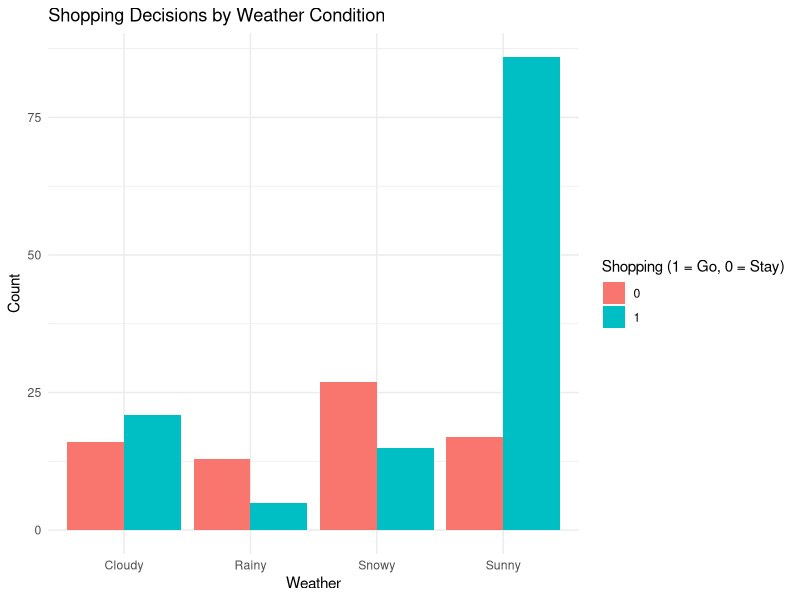
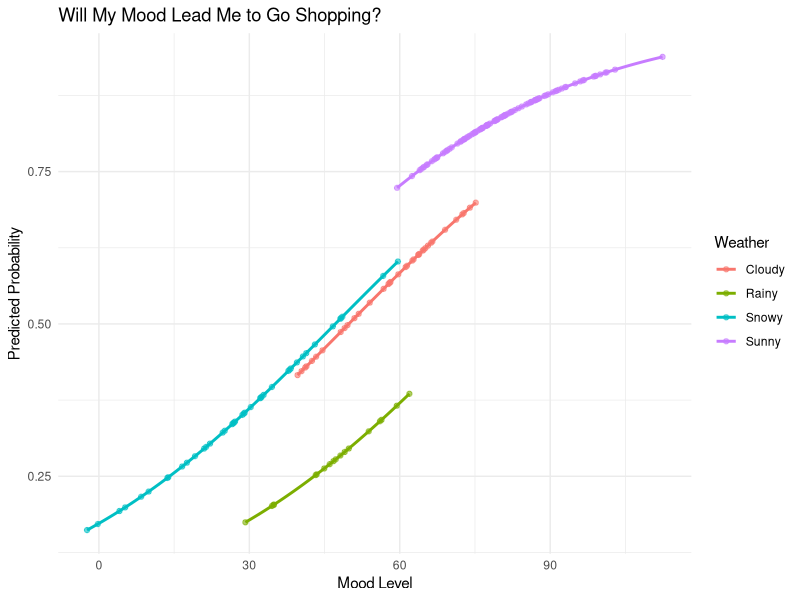

Write R code to recreate these figures, in order.
library(ggplot2)

set.seed(123) # For reproducibility

# Weather conditions and probabilities
weather = c("Sunny", "Rainy", "Snowy", "Cloudy")
weather_probs = c(0.5, 0.1, 0.2, 0.2) # Adjust probabilities as needed
n = 200

# Generate random weather conditions
weather_data = sample(weather, n, replace = TRUE, prob = weather_probs)

# Generate mood levels (scale: 0–100, higher is happier)
mood = ifelse(weather_data == "Sunny", 
               rnorm(n, mean = 80, sd = 10),  # Happy on sunny days
               ifelse(weather_data == "Snowy", 
                      rnorm(n, mean = 30, sd = 15),  # Low mood in snow
                      ifelse(weather_data == "Rainy", 
                             rnorm(n, mean = 50, sd = 10),  # Moderate mood in rain
                             rnorm(n, mean = 60, sd = 10)))) # Slightly better mood in cloudy weather


# Generate decisions (1 = Go Shopping, 0 = Stay Home)
shop_decision = ifelse(mood > 70, 0.9, # High mood = likely to shop
                       ifelse(mood > 50, 0.6, .3)) # Moderate or low mood reduces chances


# Generate decisions (1 = Proceed, 0 = Stop)
decisions = rbinom(n, size = 1, prob = shop_decision)

# Create a data frame
data = data.frame(Weather = weather_data, Mood = mood, Decision = decisions)

# Fit a logistic regression model
model = glm(Decision ~ Weather + Mood, data = data, family = binomial)

# Summarize the model
summary(model)

# Predict probabilities
data$Predicted_Prob = predict(model, type = "response")

# Bar plot of decisions by weather
ggplot(data, aes(x = Weather, fill = factor(Decision))) +
  geom_bar(position = "dodge") +
  labs(title = "Shopping Decisions by Weather Condition",
       x = "Weather", y = "Count",
       fill = "Shopping (1 = Go, 0 = Stay)") +
  theme_minimal()

# Scatter plot of mood vs. predicted probability
ggplot(data, aes(x = Mood, y = Predicted_Prob, color = Weather)) +
  geom_point(alpha = 0.6) +
  geom_smooth(method = "glm", method.args = list(family = binomial), se = FALSE) +
  labs(title = "Will My Mood Lead Me to Go Shopping?",
       x = "Mood Level", y = "Predicted Probability",
       color = "Weather") +
  theme_minimal()
